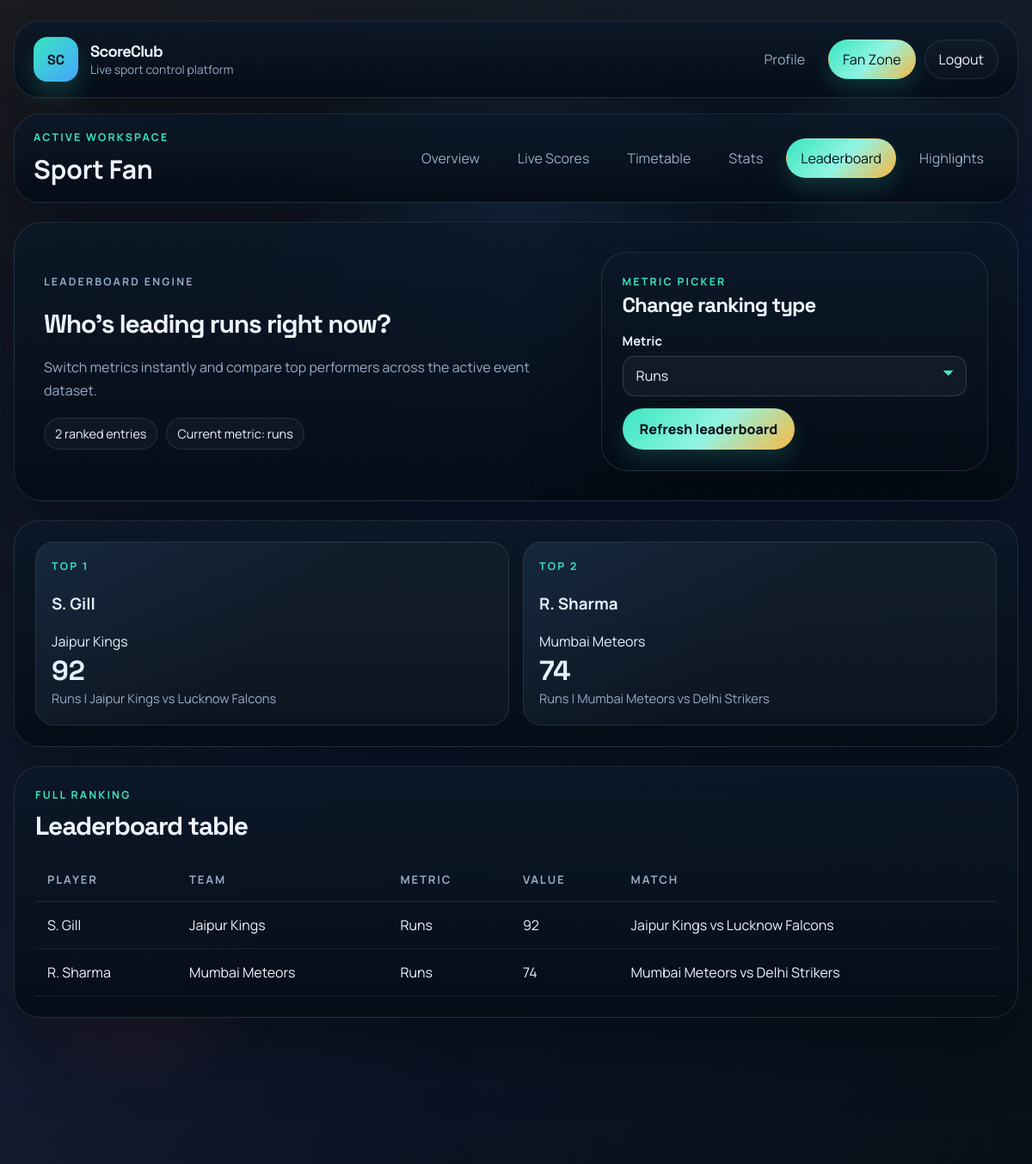
The app's page /fan/leaderboard/ (signed in) with its own data.
### accounts/models.py (models this page shows)
class User(AbstractUser):
	ROLE_FAN = "fan"
	ROLE_ORGANIZER = "organizer"
	ROLE_MEDIA = "media"
	ROLE_CHOICES = [
		(ROLE_FAN, "Sport Fan"),
		(ROLE_ORGANIZER, "Organizer"),
		(ROLE_MEDIA, "Media & Broadcast"),
	]
	role = models.CharField(max_length=20, choices=ROLE_CHOICES)

### organizer/models.py (models this page shows, shortened)
class PlayerStat(models.Model):
	match = models.ForeignKey(Match, on_delete=models.CASCADE, related_name="player_stats")
	player_name = models.CharField(max_length=120)
	team_name = models.CharField(max_length=120)
	metric_name = models.CharField(max_length=80)
	metric_value = models.CharField(max_length=80)
	availability = models.CharField(max_length=80, default="Available")
	updated_at = models.DateTimeField(auto_now=True)
	class Meta:
		ordering = ["player_name"]

class Match(models.Model):
	STATUS_SCHEDULED = "scheduled"
	STATUS_LIVE = "live"
	STATUS_FINISHED = "finished"
	STATUS_CHOICES = [
		(STATUS_SCHEDULED, "Scheduled"),
		(STATUS_LIVE, "Live"),
		(STATUS_FINISHED, "Finished"),
	]
	sport = models.CharField(max_length=50)
	home_team = models.CharField(max_length=100)
	away_team = models.CharField(max_length=100)
	venue = models.CharField(max_length=150)
	start_time = models.DateTimeField()
	status = models.CharField(max_length=20, choices=STATUS_CHOICES, default=STATUS_SCHEDULED)
	created_at = models.DateTimeField(auto_now_add=True)
	class Meta:
		ordering = ["start_time"]

### fan/views.py (the view)
# urls.py: path("leaderboard/", views.leaderboard_view, name="leaderboard"),
@role_required("fan")
def leaderboard_view(request):
	filter_options = _fan_filter_options()
	metric = request.GET.get("metric", "runs").strip() or "runs"
	stats = (
		PlayerStat.objects.filter(metric_name__icontains=metric)
		.select_related("match")
		.order_by("-metric_value", "player_name")
	)
	return render(
		request,
		"fan/leaderboard.html",
		{
			"stats": stats,
			"metric": metric,
			"leader_count": stats.count(),
			"metrics": filter_options["metrics"],
		},
	)

### fan/views.py (called while the page is built)
def _fan_filter_options():
	return {
		"sports": list(Match.objects.order_by("sport").values_list("sport", flat=True).distinct()),
		"metrics": list(PlayerStat.objects.order_by("metric_name").values_list("metric_name", flat=True).distinct()),
		"teams": list(PlayerStat.objects.order_by("team_name").values_list("team_name", flat=True).distinct()),
	}

### templates/fan/leaderboard.html (shortened to what this page needs)
{% extends 'shared/base.html' %}
{% block content %}
<section class="hero-panel" data-reveal>
    <div class="hero-copy">
        <p class="eyebrow">Leaderboard engine</p>
        <h1>Who’s leading {{ metric }} right now?</h1>
        <p>Switch metrics instantly and compare top performers across the active event dataset.</p>
        <div class="badge-row">
            <span class="chip">{{ leader_count }} ranked entries</span>
            <span class="chip">Current metric: {{ metric }}</span>
        </div>
    </div>
    <article class="stack-card">
        <div>
            <p class="eyebrow">Metric picker</p>
            <h2 class="section-heading">Change ranking type</h2>
        </div>
        <form method="get" class="form-grid">
            <div>
                <label for="metric">Metric</label>
                <select id="metric" name="metric">
                    {% for item in metrics %}
                    <option value="{{ item }}" {% if metric|lower == item|lower %}selected{% endif %}>{{ item }}</option>
                    {% endfor %}
                </select>
            </div>
            <div class="form-actions">
                <button type="submit">Refresh leaderboard</button>
            </div>
        </form>
    </article>
</section>
<section class="dashboard-grid" data-reveal>
    <article class="surface span-12">
        {% if stats %}
        <div class="leader-grid">
            {% for item in stats|slice:":3" %}
            <article class="leader-card">
                <p class="eyebrow">Top {{ forloop.counter }}</p>
                <h3>{{ item.player_name }}</h3>
                <p>{{ item.team_name }}</p>
                <div class="number-kicker">{{ item.metric_value }}</div>
                <span class="list-meta">{{ item.metric_name }} | {{ item.match.home_team }} vs {{ item.match.away_team }}</span>
            </article>
            {% endfor %}
        </div>
        {% else %}
        <div class="empty-state">
            <h3>No leaderboard data</h3>
            <p>Try a different metric or seed demo stats to populate the rankings.</p>
        </div>
        {% endif %}
    </article>
    <article class="table-shell span-12">
        <div class="table-header">
            <div>
                <p class="eyebrow">Full ranking</p>
                <h2 class="section-heading">Leaderboard table</h2>
            </div>
        </div>
        <div class="table-scroll">
            <table>
                <thead>
                    <tr>
                        <th>Player</th>
                        <th>Team</th>
                        <th>Metric</th>
                        <th>Value</th>
                        <th>Match</th>
                    </tr>
                </thead>
                <tbody>
                {% for item in stats %}
                    <tr>
                        <td>{{ item.player_name }}</td>
                        <td>{{ item.team_name }}</td>
                        <td>{{ item.metric_name }}</td>
                        <td>{{ item.metric_value }}</td>
                        <td>{{ item.match.home_team }} vs {{ item.match.away_team }}</td>
                    </tr>
                {% empty %}
                    <tr>
                        <td colspan="5">No leaderboard data available.</td>
                    </tr>
                {% endfor %}
                </tbody>
            </table>
        </div>
    </article>
</section>
{% endblock %}

### templates/shared/base.html (shortened to what this page needs)
{% load static %}
<!doctype html>
<html lang="en">
<head>
    <link rel="stylesheet" href="{% static 'css/main.css' %}">
</head>
<body class="app-body {% block body_class %}{% endblock %}">
{% with current_ns=request.resolver_match.namespace current_name=request.resolver_match.url_name %}
<div class="site-shell" data-spotlight>
    <div class="ambient ambient-one"></div>
    <div class="ambient ambient-two"></div>
    <div class="ambient ambient-grid"></div>
    <header class="site-header panel" data-reveal>
        <a href="{% if user.is_authenticated %}{% if user.role == 'fan' %}{% url 'fan:dashboard' %}{% elif user.role == 'organizer' %}{% url 'organizer:dashboard' %}{% else %}{% url 'media:dashboard' %}{% endif %}{% else %}{% url 'login' %}{% endif %}" class="brandmark">
            <span class="brandmark-badge">SC</span>
            <span>
                <strong>ScoreClub</strong>
                <small>Live sport control platform</small>
            </span>
        </a>
        <nav class="primary-nav">
            {% if user.is_authenticated %}
                <a href="{% url 'profile' %}" class="nav-link {% if current_name == 'profile' %}active{% endif %}">Profile</a>
                {% if user.role == 'fan' %}
                    <a href="{% url 'fan:dashboard' %}" class="nav-link {% if current_ns == 'fan' %}active{% endif %}">Fan Zone</a>
                {% elif user.role == 'organizer' %}
                    <a href="{% url 'organizer:dashboard' %}" class="nav-link {% if current_ns == 'organizer' %}active{% endif %}">Ops Suite</a>
                {% else %}
                    <a href="{% url 'media:dashboard' %}" class="nav-link {% if current_ns == 'media' %}active{% endif %}">Media Hub</a>
                {% endif %}
                <a href="{% url 'logout' %}" class="nav-link nav-link-ghost">Logout</a>
            {% else %}
                <a href="{% url 'login' %}" class="nav-link {% if current_name == 'login' %}active{% endif %}">Login</a>
                <a href="{% url 'register' %}" class="nav-link nav-link-accent {% if current_name == 'register' %}active{% endif %}">Create Account</a>
            {% endif %}
        </nav>
    </header>
    {% if user.is_authenticated %}
    <section class="context-ribbon panel" data-reveal>
        <div>
            <p class="eyebrow">Active workspace</p>
            <h2>{{ user.get_role_display }}</h2>
        </div>
        <div class="pill-nav">
            {% if user.role == 'fan' %}
                <a href="{% url 'fan:dashboard' %}" class="pill {% if current_name == 'dashboard' and current_ns == 'fan' %}active{% endif %}">Overview</a>
                <a href="{% url 'fan:live_scores' %}" class="pill {% if current_name == 'live_scores' %}active{% endif %}">Live Scores</a>
                <a href="{% url 'fan:timetable' %}" class="pill {% if current_name == 'timetable' %}active{% endif %}">Timetable</a>
                <a href="{% url 'fan:stats' %}" class="pill {% if current_name == 'stats' %}active{% endif %}">Stats</a>
                <a href="{% url 'fan:leaderboard' %}" class="pill {% if current_name == 'leaderboard' %}active{% endif %}">Leaderboard</a>
                <a href="{% url 'fan:highlights' %}" class="pill {% if current_name == 'highlights' %}active{% endif %}">Highlights</a>
            {% endif %}
        </div>
    </section>
    {% endif %}
    <main class="page-frame">
        {% block content %}{% endblock %}
    </main>
</div>
{% endwith %}
</body>
</html>

### records on screen
User: role "Sport Fan"
PlayerStat: player_name "S. Gill", team_name "Jaipur Kings", metric_value "92", metric_name "Runs", match.home_team "Jaipur Kings", match.away_team "Lucknow Falcons"
PlayerStat: player_name "R. Sharma", team_name "Mumbai Meteors", metric_value "74", metric_name "Runs", match.home_team "Mumbai Meteors", match.away_team "Delhi Strikers"

### other values on screen
{{ metric }} "runs"
{{ leader_count }} "2"
form field metric "Runs"
